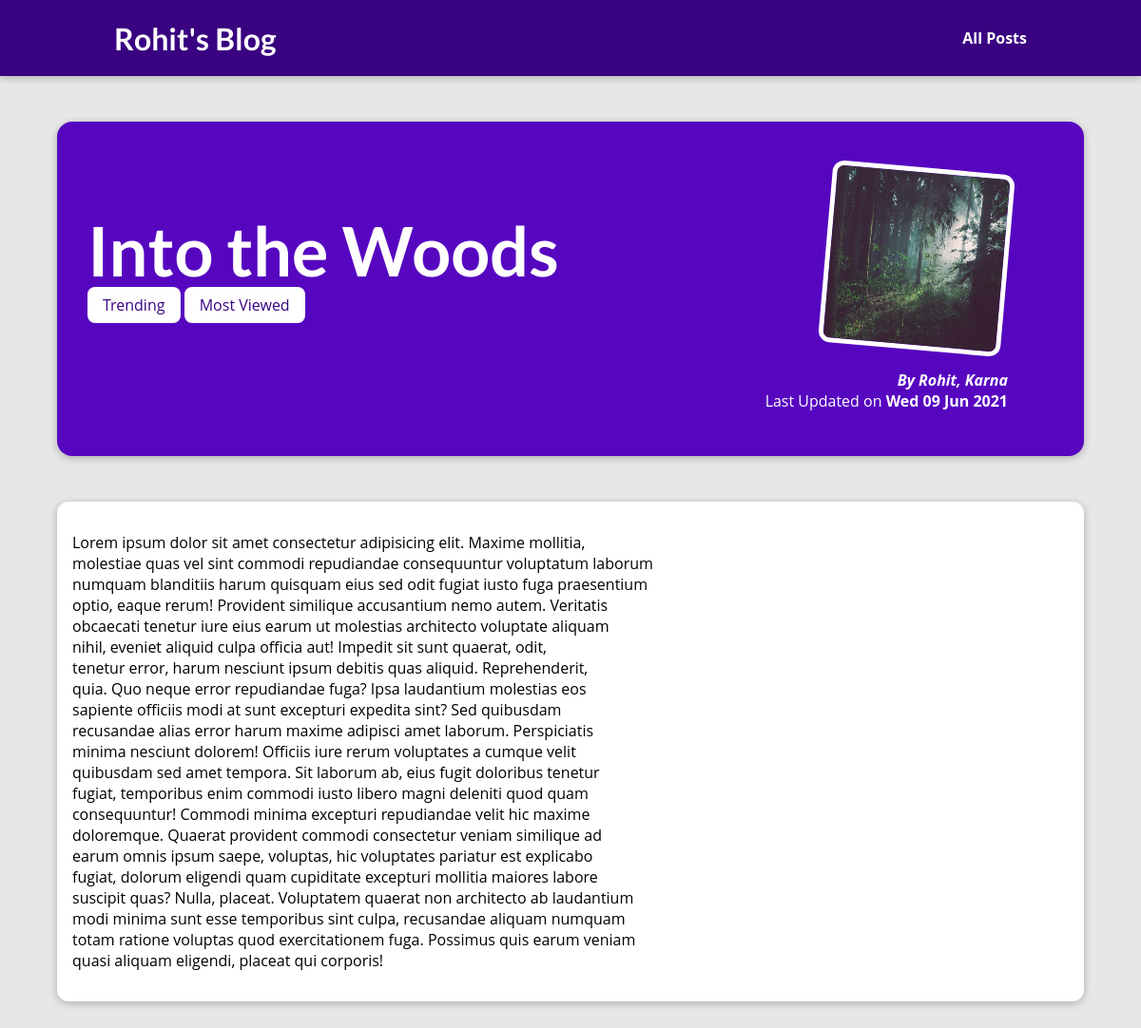
The app's page /posts/into-the-woods with its own data.
### blog/models.py (models this page shows, shortened)
class Post(models.Model):
    title = models.CharField(max_length=50)
    excerpt = models.CharField(max_length=255)
    image_name = models.CharField(max_length=100)
    date = models.DateField(auto_now=True)
    slug = models.SlugField(unique=True, null=False, db_index=True)
    content = models.TextField(null=False)
    author = models.ForeignKey(Author, on_delete=models.SET_NULL, related_name="posts", null=True)
    tag = models.ManyToManyField(Tag)

class Tag(models.Model):
    caption = models.CharField(max_length=50)

class Author(models.Model):
    first_name = models.CharField(max_length=50)
    last_name = models.CharField(max_length=50)
    email_address = models.EmailField(max_length=50)
    def __str__(self):
        return f"{self.first_name}, {self.last_name}"

### blog/views.py (the view)
# urls.py: path("posts/<slug:slug>", views.post_detail, name="post-detail-page")
def post_detail(request, slug):
    identified_post = get_object_or_404(Post, slug=slug)
    return render(request, "blog/post-detail.html", {
        "post": identified_post,
        "post_tags": identified_post.tag.all()
    })

### blog/templates/blog/post-detail.html (shortened to what this page needs)
{% extends 'base.html' %}
{% load static %}
{% block css_files %}
    <link rel="stylesheet" href="{% static 'blog/post-detail.css' %}">
{% endblock css_files %}
{% block content %}
    <section id="summary">
        <h2>{{ post.title }}</h2>
        <div>
            {% for tag in post_tags %}
                <span class="tag">{{ tag.caption }}</span>
            {% endfor %}
        </div>
        <article>
            <img src="{% static 'blog/images/'|add:post.image_name %}" alt="{{ post.title }}">
            <address>By <a href="mailto:{{ post.author.email_address }}">{{ post.author }}</a></address>
            <div>
                Last Updated on <time>{{ post.date|date:'D d M Y' }}</time>
            </div>
        </article>
    </section>
    <main>
        {{ post.content|linebreaks }}
    </main>
{% endblock content %}

### static/app.css (style rules this page uses)
* { box-sizing: border-box; }
html { font-family: 'Open Sans', 'Lato', sans-serif; }
body { margin: 0; }
h1, h2, h3 { font-family: 'Lato', sans-serif; font-weight: bold; }

### blog/static/blog/post-detail.css (style rules this page uses)
body { background-color: #e7e7e7; }
#summary { margin: 8rem auto 3rem auto; padding: 2rem; width: 90%; max-width: 90rem; border-radius: 16px; background-color: #5706c0; position: relative; box-shadow: 0 2px 8px rgba(0, 0, 0, 0.25); height: 22rem; }
#summary h2 { color: white; font-size: 4.5rem; margin-bottom: 0.25rem; }
#summary article { position: absolute; top: 2rem; right: 3rem; padding: 1rem 2rem; border-radius: 12px; text-align: right; color: white; }
#summary article img { width: 12rem; height: 12rem; border-radius: 12px; transform: rotateZ(5deg); border: 5px solid white; margin-bottom: 1rem; }
#summary address { font-weight: bold; }
#summary a { color: white; text-decoration: none; }
#summary time { font-weight: bold; }
main { width: 90%; max-width: 90rem; margin: 3rem auto; background-color: white; padding: 1rem; border-radius: 12px; box-shadow: 0 2px 8px rgba(0, 0, 0, 0.25); }
.tag { background-color: white; color: #390281; padding: 0.5rem 1rem; border-radius: 8px; }

### records on screen
Post: title "Into the Woods", image_name (picture), author "Rohit, Karna", date "Wed 09 Jun 2021", content "Lorem ipsum dolor sit amet consectetur adipisicing elit. Maxime mollitia, molestiae quas vel sint commodi repudiandae consequuntur voluptatum laborum numquam blanditiis harum quisquam eius sed odit fugiat iusto fuga praesentium optio, eaque rerum! Provident similique accusantium nemo autem. Veritatis obcaecati tenetur iure eius earum ut molestias architecto voluptate aliquam nihil, eveniet aliquid culpa officia aut! Impedit sit sunt quaerat, odit, tenetur error, harum nesciunt ipsum debitis quas aliquid. Reprehenderit, quia. Quo neque error repudiandae fuga? Ipsa laudantium molestias eos sapiente officiis modi at sunt excepturi expedita sint? Sed quibusdam recusandae alias error harum…"
Tag: caption "Trending"
Tag: caption "Most Viewed"
